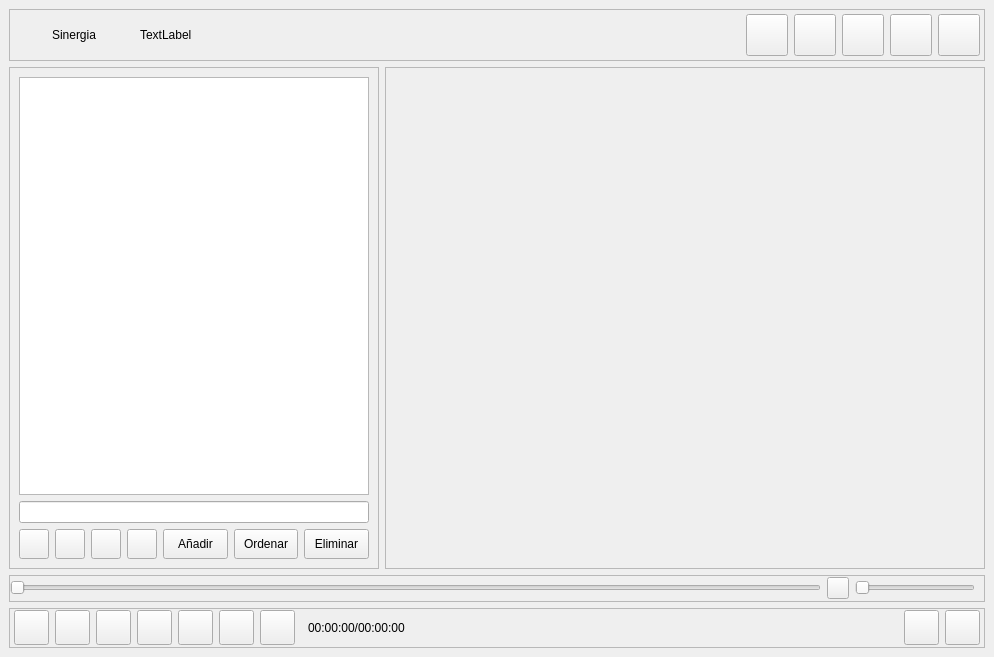
<?xml version="1.0" encoding="UTF-8"?>
<ui version="4.0">
 <class>Player</class>
 <widget class="QMainWindow" name="Player">
  <property name="geometry">
   <rect>
    <x>0</x>
    <y>0</y>
    <width>994</width>
    <height>657</height>
   </rect>
  </property>
  <property name="windowTitle">
   <string>MainWindow</string>
  </property>
  <widget class="QWidget" name="centralWidget">
   <layout class="QGridLayout" name="gridCentral">
    <item row="0" column="0" colspan="2">
     <widget class="QFrame" name="frBarra">
      <property name="minimumSize">
       <size>
        <width>0</width>
        <height>52</height>
       </size>
      </property>
      <property name="maximumSize">
       <size>
        <width>16777215</width>
        <height>52</height>
       </size>
      </property>
      <property name="frameShape">
       <enum>QFrame::Shape::StyledPanel</enum>
      </property>
      <property name="frameShadow">
       <enum>QFrame::Shadow::Raised</enum>
      </property>
      <layout class="QGridLayout" name="gridBarra">
       <property name="leftMargin">
        <number>4</number>
       </property>
       <property name="topMargin">
        <number>4</number>
       </property>
       <property name="rightMargin">
        <number>4</number>
       </property>
       <property name="bottomMargin">
        <number>4</number>
       </property>
       <item row="0" column="2">
        <widget class="QPushButton" name="btPin">
         <property name="minimumSize">
          <size>
           <width>42</width>
           <height>42</height>
          </size>
         </property>
         <property name="maximumSize">
          <size>
           <width>42</width>
           <height>42</height>
          </size>
         </property>
         <property name="cursor">
          <cursorShape>PointingHandCursor</cursorShape>
         </property>
         <property name="text">
          <string/>
         </property>
         <property name="icon">
          <iconset resource="../icons/icons.qrc">
           <normaloff>:/pin-a.svg</normaloff>:/pin-a.svg</iconset>
         </property>
         <property name="iconSize">
          <size>
           <width>27</width>
           <height>30</height>
          </size>
         </property>
         <property name="autoRepeatInterval">
          <number>300</number>
         </property>
        </widget>
       </item>
       <item row="0" column="4">
        <widget class="QPushButton" name="btMax">
         <property name="minimumSize">
          <size>
           <width>42</width>
           <height>42</height>
          </size>
         </property>
         <property name="maximumSize">
          <size>
           <width>42</width>
           <height>42</height>
          </size>
         </property>
         <property name="cursor">
          <cursorShape>PointingHandCursor</cursorShape>
         </property>
         <property name="text">
          <string/>
         </property>
         <property name="icon">
          <iconset resource="../icons/icons.qrc">
           <normaloff>:/maximize.svg</normaloff>:/maximize.svg</iconset>
         </property>
         <property name="iconSize">
          <size>
           <width>27</width>
           <height>30</height>
          </size>
         </property>
        </widget>
       </item>
       <item row="0" column="5">
        <widget class="QPushButton" name="btSquare">
         <property name="minimumSize">
          <size>
           <width>42</width>
           <height>42</height>
          </size>
         </property>
         <property name="maximumSize">
          <size>
           <width>42</width>
           <height>42</height>
          </size>
         </property>
         <property name="cursor">
          <cursorShape>PointingHandCursor</cursorShape>
         </property>
         <property name="text">
          <string/>
         </property>
         <property name="icon">
          <iconset resource="../icons/icons.qrc">
           <normaloff>:/square.svg</normaloff>:/square.svg</iconset>
         </property>
         <property name="iconSize">
          <size>
           <width>27</width>
           <height>30</height>
          </size>
         </property>
        </widget>
       </item>
       <item row="0" column="3">
        <widget class="QPushButton" name="btMin">
         <property name="minimumSize">
          <size>
           <width>42</width>
           <height>42</height>
          </size>
         </property>
         <property name="maximumSize">
          <size>
           <width>42</width>
           <height>42</height>
          </size>
         </property>
         <property name="cursor">
          <cursorShape>PointingHandCursor</cursorShape>
         </property>
         <property name="text">
          <string/>
         </property>
         <property name="icon">
          <iconset resource="../icons/icons.qrc">
           <normaloff>:/minimize.svg</normaloff>:/minimize.svg</iconset>
         </property>
         <property name="iconSize">
          <size>
           <width>27</width>
           <height>30</height>
          </size>
         </property>
        </widget>
       </item>
       <item row="0" column="0">
        <widget class="QLabel" name="lbNombreApp">
         <property name="minimumSize">
          <size>
           <width>120</width>
           <height>0</height>
          </size>
         </property>
         <property name="maximumSize">
          <size>
           <width>120</width>
           <height>16777215</height>
          </size>
         </property>
         <property name="layoutDirection">
          <enum>Qt::LayoutDirection::LeftToRight</enum>
         </property>
         <property name="text">
          <string>Sinergia</string>
         </property>
         <property name="textFormat">
          <enum>Qt::TextFormat::AutoText</enum>
         </property>
         <property name="alignment">
          <set>Qt::AlignmentFlag::AlignCenter</set>
         </property>
        </widget>
       </item>
       <item row="0" column="6">
        <widget class="QPushButton" name="btClose">
         <property name="minimumSize">
          <size>
           <width>42</width>
           <height>42</height>
          </size>
         </property>
         <property name="maximumSize">
          <size>
           <width>42</width>
           <height>42</height>
          </size>
         </property>
         <property name="cursor">
          <cursorShape>PointingHandCursor</cursorShape>
         </property>
         <property name="text">
          <string/>
         </property>
         <property name="icon">
          <iconset resource="../icons/icons.qrc">
           <normaloff>:/close.svg</normaloff>:/close.svg</iconset>
         </property>
         <property name="iconSize">
          <size>
           <width>27</width>
           <height>30</height>
          </size>
         </property>
        </widget>
       </item>
       <item row="0" column="1">
        <widget class="QLabel" name="lbDatos">
         <property name="minimumSize">
          <size>
           <width>0</width>
           <height>0</height>
          </size>
         </property>
         <property name="maximumSize">
          <size>
           <width>16777215</width>
           <height>16777215</height>
          </size>
         </property>
         <property name="text">
          <string>TextLabel</string>
         </property>
        </widget>
       </item>
      </layout>
     </widget>
    </item>
    <item row="1" column="0">
     <widget class="QFrame" name="frLista">
      <property name="minimumSize">
       <size>
        <width>300</width>
        <height>0</height>
       </size>
      </property>
      <property name="maximumSize">
       <size>
        <width>370</width>
        <height>16777215</height>
       </size>
      </property>
      <property name="frameShape">
       <enum>QFrame::Shape::StyledPanel</enum>
      </property>
      <property name="frameShadow">
       <enum>QFrame::Shadow::Raised</enum>
      </property>
      <layout class="QGridLayout" name="gridLista">
       <item row="1" column="0" colspan="7">
        <widget class="QLineEdit" name="lnBuscar"/>
       </item>
       <item row="2" column="0">
        <widget class="QPushButton" name="btPrimero">
         <property name="minimumSize">
          <size>
           <width>30</width>
           <height>30</height>
          </size>
         </property>
         <property name="maximumSize">
          <size>
           <width>30</width>
           <height>30</height>
          </size>
         </property>
         <property name="text">
          <string/>
         </property>
         <property name="icon">
          <iconset resource="../icons/icons.qrc">
           <normaloff>:/skip-up.svg</normaloff>:/skip-up.svg</iconset>
         </property>
         <property name="iconSize">
          <size>
           <width>13</width>
           <height>25</height>
          </size>
         </property>
        </widget>
       </item>
       <item row="2" column="1">
        <widget class="QPushButton" name="btSubir">
         <property name="minimumSize">
          <size>
           <width>30</width>
           <height>30</height>
          </size>
         </property>
         <property name="maximumSize">
          <size>
           <width>30</width>
           <height>30</height>
          </size>
         </property>
         <property name="text">
          <string/>
         </property>
         <property name="icon">
          <iconset resource="../icons/icons.qrc">
           <normaloff>:/play-up.svg</normaloff>:/play-up.svg</iconset>
         </property>
         <property name="iconSize">
          <size>
           <width>13</width>
           <height>25</height>
          </size>
         </property>
        </widget>
       </item>
       <item row="2" column="2">
        <widget class="QPushButton" name="btBajar">
         <property name="minimumSize">
          <size>
           <width>30</width>
           <height>30</height>
          </size>
         </property>
         <property name="maximumSize">
          <size>
           <width>30</width>
           <height>30</height>
          </size>
         </property>
         <property name="text">
          <string/>
         </property>
         <property name="icon">
          <iconset resource="../icons/icons.qrc">
           <normaloff>:/play-dow.svg</normaloff>:/play-dow.svg</iconset>
         </property>
         <property name="iconSize">
          <size>
           <width>13</width>
           <height>25</height>
          </size>
         </property>
        </widget>
       </item>
       <item row="2" column="3">
        <widget class="QPushButton" name="btUltimo">
         <property name="minimumSize">
          <size>
           <width>30</width>
           <height>30</height>
          </size>
         </property>
         <property name="maximumSize">
          <size>
           <width>30</width>
           <height>30</height>
          </size>
         </property>
         <property name="text">
          <string/>
         </property>
         <property name="icon">
          <iconset resource="../icons/icons.qrc">
           <normaloff>:/skip-dow.svg</normaloff>:/skip-dow.svg</iconset>
         </property>
         <property name="iconSize">
          <size>
           <width>13</width>
           <height>25</height>
          </size>
         </property>
        </widget>
       </item>
       <item row="2" column="4">
        <widget class="QPushButton" name="btAgregar">
         <property name="minimumSize">
          <size>
           <width>0</width>
           <height>30</height>
          </size>
         </property>
         <property name="maximumSize">
          <size>
           <width>16777215</width>
           <height>30</height>
          </size>
         </property>
         <property name="text">
          <string>Añadir</string>
         </property>
        </widget>
       </item>
       <item row="2" column="5">
        <widget class="QPushButton" name="btOrdenar">
         <property name="minimumSize">
          <size>
           <width>0</width>
           <height>30</height>
          </size>
         </property>
         <property name="maximumSize">
          <size>
           <width>16777215</width>
           <height>30</height>
          </size>
         </property>
         <property name="text">
          <string>Ordenar</string>
         </property>
        </widget>
       </item>
       <item row="2" column="6">
        <widget class="QPushButton" name="btEliminar">
         <property name="minimumSize">
          <size>
           <width>0</width>
           <height>30</height>
          </size>
         </property>
         <property name="maximumSize">
          <size>
           <width>16777215</width>
           <height>30</height>
          </size>
         </property>
         <property name="text">
          <string>Eliminar</string>
         </property>
        </widget>
       </item>
       <item row="0" column="0" colspan="7">
        <widget class="QListView" name="ltLista">
         <property name="minimumSize">
          <size>
           <width>0</width>
           <height>0</height>
          </size>
         </property>
         <property name="maximumSize">
          <size>
           <width>16777215</width>
           <height>16777215</height>
          </size>
         </property>
        </widget>
       </item>
      </layout>
     </widget>
    </item>
    <item row="1" column="1">
     <widget class="QFrame" name="frPlayer">
      <property name="frameShape">
       <enum>QFrame::Shape::StyledPanel</enum>
      </property>
      <property name="frameShadow">
       <enum>QFrame::Shadow::Raised</enum>
      </property>
      <layout class="QGridLayout" name="gridMarco">
       <item row="0" column="0">
        <layout class="QGridLayout" name="gridPlayer"/>
       </item>
      </layout>
     </widget>
    </item>
    <item row="2" column="0" colspan="2">
     <widget class="QFrame" name="frSliders">
      <property name="minimumSize">
       <size>
        <width>0</width>
        <height>27</height>
       </size>
      </property>
      <property name="maximumSize">
       <size>
        <width>16777215</width>
        <height>27</height>
       </size>
      </property>
      <property name="frameShape">
       <enum>QFrame::Shape::StyledPanel</enum>
      </property>
      <property name="frameShadow">
       <enum>QFrame::Shadow::Raised</enum>
      </property>
      <layout class="QGridLayout" name="gridSliders">
       <property name="leftMargin">
        <number>0</number>
       </property>
       <property name="topMargin">
        <number>0</number>
       </property>
       <property name="bottomMargin">
        <number>0</number>
       </property>
       <item row="0" column="0">
        <widget class="QSlider" name="slVideo">
         <property name="cursor">
          <cursorShape>PointingHandCursor</cursorShape>
         </property>
         <property name="orientation">
          <enum>Qt::Orientation::Horizontal</enum>
         </property>
        </widget>
       </item>
       <item row="0" column="1">
        <widget class="QPushButton" name="btVolumen">
         <property name="minimumSize">
          <size>
           <width>22</width>
           <height>22</height>
          </size>
         </property>
         <property name="maximumSize">
          <size>
           <width>22</width>
           <height>22</height>
          </size>
         </property>
         <property name="cursor">
          <cursorShape>PointingHandCursor</cursorShape>
         </property>
         <property name="text">
          <string/>
         </property>
         <property name="icon">
          <iconset theme="QIcon::ThemeIcon::AudioVolumeMedium"/>
         </property>
         <property name="iconSize">
          <size>
           <width>22</width>
           <height>22</height>
          </size>
         </property>
         <property name="flat">
          <bool>false</bool>
         </property>
        </widget>
       </item>
       <item row="0" column="2">
        <widget class="QSlider" name="slVolumen">
         <property name="minimumSize">
          <size>
           <width>120</width>
           <height>0</height>
          </size>
         </property>
         <property name="maximumSize">
          <size>
           <width>120</width>
           <height>16777215</height>
          </size>
         </property>
         <property name="orientation">
          <enum>Qt::Orientation::Horizontal</enum>
         </property>
        </widget>
       </item>
      </layout>
     </widget>
    </item>
    <item row="3" column="0" colspan="2">
     <widget class="QFrame" name="frControles">
      <property name="minimumSize">
       <size>
        <width>0</width>
        <height>40</height>
       </size>
      </property>
      <property name="maximumSize">
       <size>
        <width>16777215</width>
        <height>40</height>
       </size>
      </property>
      <property name="frameShape">
       <enum>QFrame::Shape::StyledPanel</enum>
      </property>
      <property name="frameShadow">
       <enum>QFrame::Shadow::Raised</enum>
      </property>
      <layout class="QGridLayout" name="gridControles">
       <property name="leftMargin">
        <number>4</number>
       </property>
       <property name="topMargin">
        <number>0</number>
       </property>
       <property name="rightMargin">
        <number>4</number>
       </property>
       <property name="bottomMargin">
        <number>0</number>
       </property>
       <item row="0" column="2">
        <widget class="QPushButton" name="btStop">
         <property name="minimumSize">
          <size>
           <width>35</width>
           <height>35</height>
          </size>
         </property>
         <property name="maximumSize">
          <size>
           <width>30</width>
           <height>35</height>
          </size>
         </property>
         <property name="cursor">
          <cursorShape>PointingHandCursor</cursorShape>
         </property>
         <property name="text">
          <string/>
         </property>
         <property name="icon">
          <iconset resource="../icons/icons.qrc">
           <normaloff>:/stop.svg</normaloff>:/stop.svg</iconset>
         </property>
         <property name="iconSize">
          <size>
           <width>20</width>
           <height>30</height>
          </size>
         </property>
        </widget>
       </item>
       <item row="0" column="7">
        <widget class="QLabel" name="lbInfoControls">
         <property name="minimumSize">
          <size>
           <width>35</width>
           <height>35</height>
          </size>
         </property>
         <property name="maximumSize">
          <size>
           <width>16777215</width>
           <height>35</height>
          </size>
         </property>
         <property name="text">
          <string>00:00:00/00:00:00</string>
         </property>
         <property name="indent">
          <number>7</number>
         </property>
        </widget>
       </item>
       <item row="0" column="8">
        <widget class="QPushButton" name="btLista">
         <property name="minimumSize">
          <size>
           <width>35</width>
           <height>35</height>
          </size>
         </property>
         <property name="maximumSize">
          <size>
           <width>30</width>
           <height>35</height>
          </size>
         </property>
         <property name="cursor">
          <cursorShape>PointingHandCursor</cursorShape>
         </property>
         <property name="icon">
          <iconset resource="../icons/icons.qrc">
           <normaloff>:/menu.svg</normaloff>:/menu.svg</iconset>
         </property>
         <property name="iconSize">
          <size>
           <width>20</width>
           <height>30</height>
          </size>
         </property>
        </widget>
       </item>
       <item row="0" column="4">
        <widget class="QPushButton" name="btEject">
         <property name="minimumSize">
          <size>
           <width>35</width>
           <height>35</height>
          </size>
         </property>
         <property name="maximumSize">
          <size>
           <width>30</width>
           <height>35</height>
          </size>
         </property>
         <property name="cursor">
          <cursorShape>PointingHandCursor</cursorShape>
         </property>
         <property name="text">
          <string/>
         </property>
         <property name="icon">
          <iconset resource="../icons/icons.qrc">
           <normaloff>:/eject.svg</normaloff>:/eject.svg</iconset>
         </property>
         <property name="iconSize">
          <size>
           <width>20</width>
           <height>30</height>
          </size>
         </property>
        </widget>
       </item>
       <item row="0" column="0">
        <widget class="QPushButton" name="btBack">
         <property name="minimumSize">
          <size>
           <width>35</width>
           <height>35</height>
          </size>
         </property>
         <property name="maximumSize">
          <size>
           <width>30</width>
           <height>35</height>
          </size>
         </property>
         <property name="cursor">
          <cursorShape>PointingHandCursor</cursorShape>
         </property>
         <property name="text">
          <string/>
         </property>
         <property name="icon">
          <iconset resource="../icons/icons.qrc">
           <normaloff>:/skip-back.svg</normaloff>:/skip-back.svg</iconset>
         </property>
         <property name="iconSize">
          <size>
           <width>20</width>
           <height>30</height>
          </size>
         </property>
        </widget>
       </item>
       <item row="0" column="6">
        <widget class="QPushButton" name="btRepeat">
         <property name="minimumSize">
          <size>
           <width>35</width>
           <height>35</height>
          </size>
         </property>
         <property name="maximumSize">
          <size>
           <width>30</width>
           <height>35</height>
          </size>
         </property>
         <property name="cursor">
          <cursorShape>PointingHandCursor</cursorShape>
         </property>
         <property name="text">
          <string/>
         </property>
         <property name="icon">
          <iconset resource="../icons/icons.qrc">
           <normaloff>:/repeat.svg</normaloff>:/repeat.svg</iconset>
         </property>
         <property name="iconSize">
          <size>
           <width>20</width>
           <height>30</height>
          </size>
         </property>
        </widget>
       </item>
       <item row="0" column="5">
        <widget class="QPushButton" name="btShuffle">
         <property name="minimumSize">
          <size>
           <width>35</width>
           <height>35</height>
          </size>
         </property>
         <property name="maximumSize">
          <size>
           <width>30</width>
           <height>35</height>
          </size>
         </property>
         <property name="cursor">
          <cursorShape>PointingHandCursor</cursorShape>
         </property>
         <property name="text">
          <string/>
         </property>
         <property name="icon">
          <iconset resource="../icons/icons.qrc">
           <normaloff>:/shuffle.svg</normaloff>:/shuffle.svg</iconset>
         </property>
         <property name="iconSize">
          <size>
           <width>20</width>
           <height>30</height>
          </size>
         </property>
        </widget>
       </item>
       <item row="0" column="3">
        <widget class="QPushButton" name="btForward">
         <property name="minimumSize">
          <size>
           <width>35</width>
           <height>35</height>
          </size>
         </property>
         <property name="maximumSize">
          <size>
           <width>30</width>
           <height>35</height>
          </size>
         </property>
         <property name="cursor">
          <cursorShape>PointingHandCursor</cursorShape>
         </property>
         <property name="text">
          <string/>
         </property>
         <property name="icon">
          <iconset resource="../icons/icons.qrc">
           <normaloff>:/skip-forward.svg</normaloff>:/skip-forward.svg</iconset>
         </property>
         <property name="iconSize">
          <size>
           <width>20</width>
           <height>30</height>
          </size>
         </property>
        </widget>
       </item>
       <item row="0" column="1">
        <widget class="QPushButton" name="btPlay">
         <property name="minimumSize">
          <size>
           <width>35</width>
           <height>35</height>
          </size>
         </property>
         <property name="maximumSize">
          <size>
           <width>30</width>
           <height>35</height>
          </size>
         </property>
         <property name="cursor">
          <cursorShape>PointingHandCursor</cursorShape>
         </property>
         <property name="text">
          <string/>
         </property>
         <property name="icon">
          <iconset resource="../icons/icons.qrc">
           <normaloff>:/play.svg</normaloff>:/play.svg</iconset>
         </property>
         <property name="iconSize">
          <size>
           <width>22</width>
           <height>30</height>
          </size>
         </property>
        </widget>
       </item>
       <item row="0" column="9">
        <widget class="QPushButton" name="btSetting">
         <property name="minimumSize">
          <size>
           <width>35</width>
           <height>35</height>
          </size>
         </property>
         <property name="maximumSize">
          <size>
           <width>30</width>
           <height>35</height>
          </size>
         </property>
         <property name="cursor">
          <cursorShape>PointingHandCursor</cursorShape>
         </property>
         <property name="text">
          <string/>
         </property>
         <property name="icon">
          <iconset resource="../icons/icons.qrc">
           <normaloff>:/setting.svg</normaloff>:/setting.svg</iconset>
         </property>
         <property name="iconSize">
          <size>
           <width>20</width>
           <height>30</height>
          </size>
         </property>
        </widget>
       </item>
      </layout>
     </widget>
    </item>
   </layout>
  </widget>
 </widget>
 <resources>
  <include location="../icons/icons.qrc"/>
 </resources>
 <connections/>
</ui>
